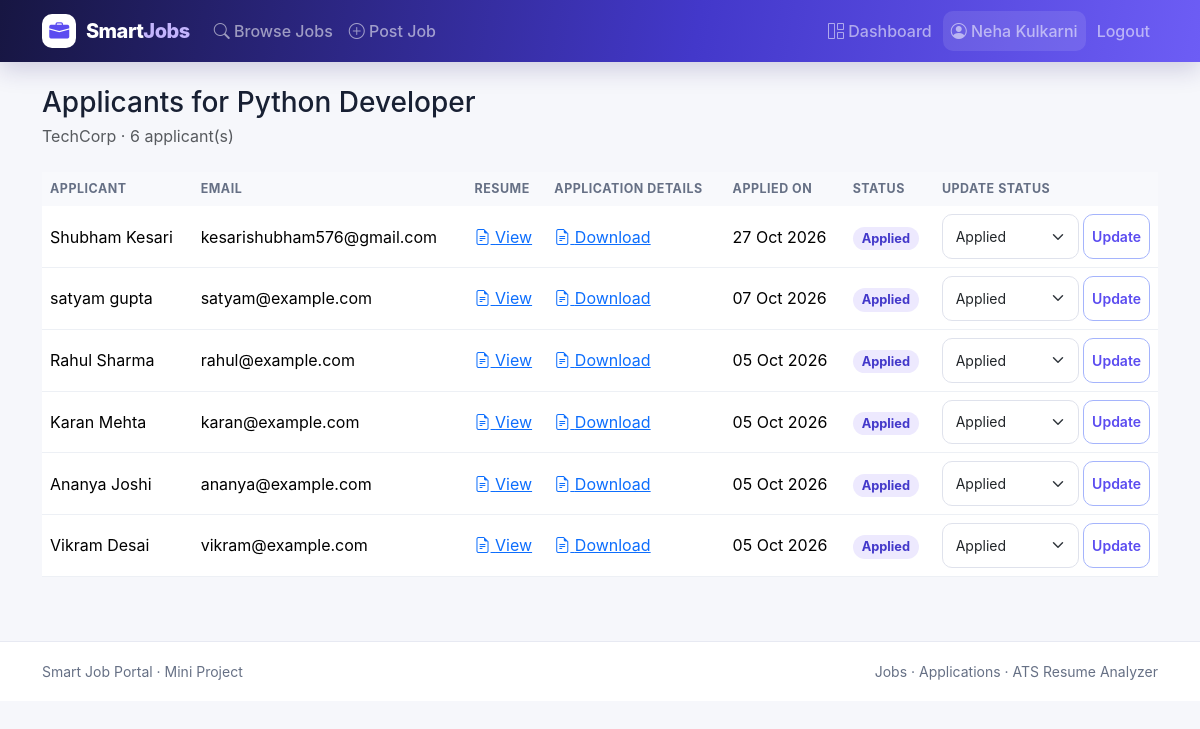
Screenshot of /jobs/1/applicants (signed in) with the database file from the repository.
### app.py (models this page shows, shortened)
class User(UserMixin, db.Model):
    id = db.Column(db.Integer, primary_key=True)
    name = db.Column(db.String(120), nullable=False)
    email = db.Column(db.String(150), unique=True, nullable=False)
    password_hash = db.Column(db.String(255), nullable=False)
    role = db.Column(db.String(20), default="student")
    phone = db.Column(db.String(20))
    location = db.Column(db.String(120))
    skills = db.Column(db.Text)
    education = db.Column(db.Text)
    experience = db.Column(db.Text)
    bio = db.Column(db.Text)
    resume_filename = db.Column(db.String(255))
    created_at = db.Column(db.DateTime, default=datetime.utcnow)
    jobs_posted = db.relationship("Job", backref="poster", cascade="all, delete-orphan")
    applications = db.relationship("Application", backref="applicant", cascade="all, delete-orphan")
    @property
    def is_admin(self):
        return self.role == "admin"

class Job(db.Model):
    id = db.Column(db.Integer, primary_key=True)
    title = db.Column(db.String(200), nullable=False)
    company = db.Column(db.String(150), nullable=False)
    location = db.Column(db.String(120))
    job_type = db.Column(db.String(50), default="Full-time")
    category = db.Column(db.String(100))
    description = db.Column(db.Text, nullable=False)
    required_skills = db.Column(db.Text)
    min_experience = db.Column(db.Integer, default=0)
    salary_range = db.Column(db.String(100))
    posted_by = db.Column(db.Integer, db.ForeignKey("user.id"), nullable=False)
    posted_at = db.Column(db.DateTime, default=datetime.utcnow)
    is_active = db.Column(db.Boolean, default=True)
    applications = db.relationship("Application", backref="job", cascade="all, delete-orphan")

class Application(db.Model):
    id = db.Column(db.Integer, primary_key=True)
    job_id = db.Column(db.Integer, db.ForeignKey("job.id"), nullable=False)
    user_id = db.Column(db.Integer, db.ForeignKey("user.id"), nullable=False)
    resume_filename = db.Column(db.String(255))
    cover_note = db.Column(db.Text)
    status = db.Column(db.String(30), default="Applied")
    applied_at = db.Column(db.DateTime, default=datetime.utcnow)
    __table_args__ = (db.UniqueConstraint("job_id", "user_id", name="one_application_per_student"),)

### app.py (the view)
@app.route("/jobs/<int:job_id>/applicants")
@login_required
@admin_required
def job_applicants(job_id):
    job = db.get_or_404(Job, job_id)
    if job.posted_by != current_user.id:
        abort(403)
    applications = Application.query.filter_by(job_id=job.id).order_by(Application.applied_at.desc()).all()
    return render_template("applications/job_applicants.html", job=job, applications=applications)

### app.py (called while the page is built)
@login_manager.user_loader
def load_user(user_id):
    return db.session.get(User, int(user_id))

def admin_required(view):
    @wraps(view)
    def check_admin(*args, **kwargs):
        if not current_user.is_authenticated or not current_user.is_admin:
            abort(403)
        return view(*args, **kwargs)
    return check_admin

### templates/applications/job_applicants.html (shortened to what this page needs)
<!DOCTYPE html>
<html lang="en">
<head>
    <link href="https://cdn.jsdelivr.net/npm/bootstrap@5.3.3/dist/css/bootstrap.min.css" rel="stylesheet">
    <link href="https://cdn.jsdelivr.net/npm/bootstrap-icons@1.11.3/font/bootstrap-icons.css" rel="stylesheet">
    <link href="{{ url_for('static', filename='css/style.css') }}" rel="stylesheet">
</head>
<body>
<nav class="navbar navbar-expand-lg navbar-dark sticky-top">
    <div class="container">
        <a class="navbar-brand" href="{{ url_for('index') }}"><span class="logo-icon"><i class="bi bi-briefcase-fill"></i></span> Smart<span>Jobs</span></a>
        <div class="collapse navbar-collapse" id="navMenu">
            <ul class="navbar-nav me-auto align-items-lg-center">
                <li class="nav-item"><a class="nav-link" href="{{ url_for('list_jobs') }}"><i class="bi bi-search"></i> Browse Jobs</a></li>
                {% if current_user.is_authenticated and current_user.is_admin %}
                <li class="nav-item"><a class="nav-link" href="{{ url_for('create_job') }}"><i class="bi bi-plus-circle"></i> Post Job</a></li>
                {% endif %}
            </ul>
            <ul class="navbar-nav align-items-lg-center">
                {% if current_user.is_authenticated %}
                    <li class="nav-item"><a class="nav-link" href="{{ url_for('dashboard') }}"><i class="bi bi-grid-1x2"></i> Dashboard</a></li>
                    <li class="nav-item"><a class="nav-link user-pill" href="{{ url_for('profile') }}"><i class="bi bi-person-circle"></i> {{ current_user.name }}</a></li>
                    <li class="nav-item"><a class="nav-link" href="{{ url_for('logout') }}">Logout</a></li>
                {% else %}
                    <li class="nav-item"><a class="nav-link" href="{{ url_for('login') }}">Login</a></li>
                    <li class="nav-item"><a class="btn btn-light btn-sm signup-nav" href="{{ url_for('register') }}">Sign Up</a></li>
                {% endif %}
            </ul>
        </div>
    </div>
</nav>
<main class="container my-4">
<h3 class="mb-1">Applicants for {{ job.title }}</h3>
<p class="text-muted mb-4">{{ job.company }} &middot; {{ applications|length }} applicant(s)</p>
{% if applications %}
<div class="table-responsive">
    <table class="table bg-white rounded shadow-sm align-middle">
        <thead>
            <tr>
                <th>Applicant</th>
                <th>Email</th>
                <th>Resume</th>
                <th>Application Details</th>
                <th>Applied On</th>
                <th>Status</th>
                <th>Update Status</th>
            </tr>
        </thead>
        <tbody>
            {% for app in applications %}
            <tr>
                <td>{{ app.applicant.name }}</td>
                <td>{{ app.applicant.email }}</td>
                <td>
                    {% if app.resume_filename %}
                    <a href="{{ url_for('download_resume', filename=app.resume_filename) }}" target="_blank">
                        <i class="bi bi-file-earmark-text"></i> View
                    </a>
                    {% else %}
                    <span class="text-muted">None</span>
                    {% endif %}
                </td>
                <td>
                    <a href="{{ url_for('download_application_details', app_id=app.id) }}">
                        <i class="bi bi-file-earmark-text"></i> Download
                    </a>
                </td>
                <td>{{ app.applied_at.strftime('%d %b %Y') }}</td>
                <td><span class="status-badge status-{{ app.status.replace(' ', '-') }}">{{ app.status }}</span></td>
                <td>
                    <form method="POST" action="{{ url_for('update_status', app_id=app.id) }}" class="d-flex gap-1">
                        <select class="form-select form-select-sm" name="status">
                            {% for s in ['Applied', 'Under Review', 'Shortlisted', 'Rejected', 'Hired'] %}
                            <option value="{{ s }}" {% if app.status == s %}selected{% endif %}>{{ s }}</option>
                            {% endfor %}
                        </select>
                        <button type="submit" class="btn btn-sm btn-outline-primary">Update</button>
                    </form>
                </td>
            </tr>
            {% endfor %}
        </tbody>
    </table>
</div>
{% else %}
<p class="text-muted">No applications yet for this job.</p>
{% endif %}
</main>
<footer class="site-footer"><div class="container d-flex flex-wrap justify-content-between gap-2"><small>Smart Job Portal · Mini Project</small><small>Jobs · Applications · ATS Resume Analyzer</small></div></footer>
</body>
</html>

### static/css/style.css (style rules this page uses)
:root { --primary:#5b4cf0;--primary-dark:#3f35b5;--secondary:#14b8a6;--orange:#f97316;--ink:#182033;--muted:#667085;--page:#f6f7fb;--card:#fff;--line:#e7e9f2 }
* { box-sizing:border-box }
body { background:var(--page);font-family:Inter,'Segoe UI',system-ui,sans-serif;color:var(--ink) }
.navbar { background:linear-gradient(100deg,#171642,#4338ca 58%,#6d5df5);box-shadow:0 8px 25px rgba(31,24,104,.18) }
.navbar-brand { font-weight:800;letter-spacing:-.5px }
.navbar-brand span:last-child { color:#c4b5fd }
.logo-icon { display:inline-flex;width:34px;height:34px;border-radius:10px;background:#fff;color:var(--primary);align-items:center;justify-content:center;margin-right:6px }
.nav-link { font-weight:500 }
.user-pill { background:rgba(255,255,255,.1);border-radius:10px;margin:3px }
.btn { border-radius:10px;font-weight:600 }
.btn-outline-primary { color:var(--primary);border-color:#a5b4fc }
.form-control,.form-select { border-radius:10px;border-color:#dfe2ec;padding:.68rem .8rem }
.table { margin-bottom:0 }
.table thead th { font-size:.78rem;text-transform:uppercase;letter-spacing:.04em;color:#667085;background:#f8f9fc;border-bottom:0 }
.table td { border-color:#edf0f5 }
.status-badge { padding:.32em .7em;border-radius:20px;font-size:.8em;font-weight:700 }
.status-Applied { background:#ede9fe;color:#4338ca }
.site-footer { margin-top:4rem;border-top:1px solid var(--line);background:#fff;color:var(--muted);padding:1.2rem 0 }

### rows the page displays
User: name "Neha Kulkarni"
Job: title "Python Developer", company "TechCorp"
Application: applicant.name "Shubham Kesari", applicant.email "kesarishubham576@gmail.com", applied_at "27 Oct 2026", status "Applied"
Application: applicant.name "satyam gupta", applicant.email "satyam@example.com", applied_at "07 Oct 2026", status "Applied"
Application: applicant.name "Rahul Sharma", applicant.email "rahul@example.com", applied_at "05 Oct 2026", status "Applied"
Application: applicant.name "Karan Mehta", applicant.email "karan@example.com", applied_at "05 Oct 2026", status "Applied"
Application: applicant.name "Ananya Joshi", applicant.email "ananya@example.com", applied_at "05 Oct 2026", status "Applied"
Application: applicant.name "Vikram Desai", applicant.email "vikram@example.com", applied_at "05 Oct 2026", status "Applied"

### other values shown
{{ applications|length }} "6"
